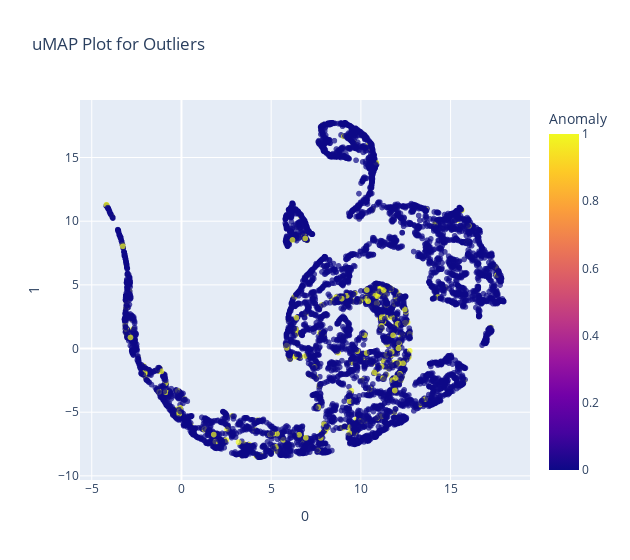

Here is the notebook cell this chart was saved with:
### Markdown cell above
Deteksi dan kuantifikasi outlier multivariate:

### Code cell
# Deteksi outliers multivariate dengan metode 'iForest'
exp = setup(data=df, outliers_threshold=0.05, verbose=False, remove_outliers=False)
outDetec = create_model('iforest', verbose=False)
plot_model(outDetec, plot='umap', scale=0.7)

### Figure 1 — Plotly figure (JSON) as saved in the notebook; plotly's stock layout.template omitted (floating-point values rounded to 4 significant figures; data arrays with more than 128 entries replaced by an {"elided": "..."} marker saying what was removed)
{"data": [{"customdata": {"elided": "7813x1 int values"}, "hovertemplate": "0=%{x}<br>1=%{y}<br>Feature=%{customdata[0]}<br>Anomaly=%{marker.color}<extra></extra>", "legendgroup": "", "marker": {"color": {"elided": "7813 int values"}, "coloraxis": "coloraxis", "opacity": 0.7, "symbol": "circle"}, "mode": "markers", "name": "", "showlegend": false, "type": "scattergl", "x": {"elided": "7813 float values"}, "xaxis": "x", "y": {"elided": "7813 float values"}, "yaxis": "y"}], "layout": {"coloraxis": {"colorbar": {"title": {"text": "Anomaly"}}, "colorscale": [[0, "#0d0887"], [0.1111, "#46039f"], [0.2222, "#7201a8"], [0.3333, "#9c179e"], [0.4444, "#bd3786"], [0.5556, "#d8576b"], [0.6667, "#ed7953"], [0.7778, "#fb9f3a"], [0.8889, "#fdca26"], [1, "#f0f921"]]}, "height": 560, "legend": {"tracegroupgap": 0}, "title": {"text": "uMAP Plot for Outliers"}, "width": 630, "xaxis": {"anchor": "y", "domain": [0, 1], "title": {"text": "0"}}, "yaxis": {"anchor": "x", "domain": [0, 1], "title": {"text": "1"}}}}
